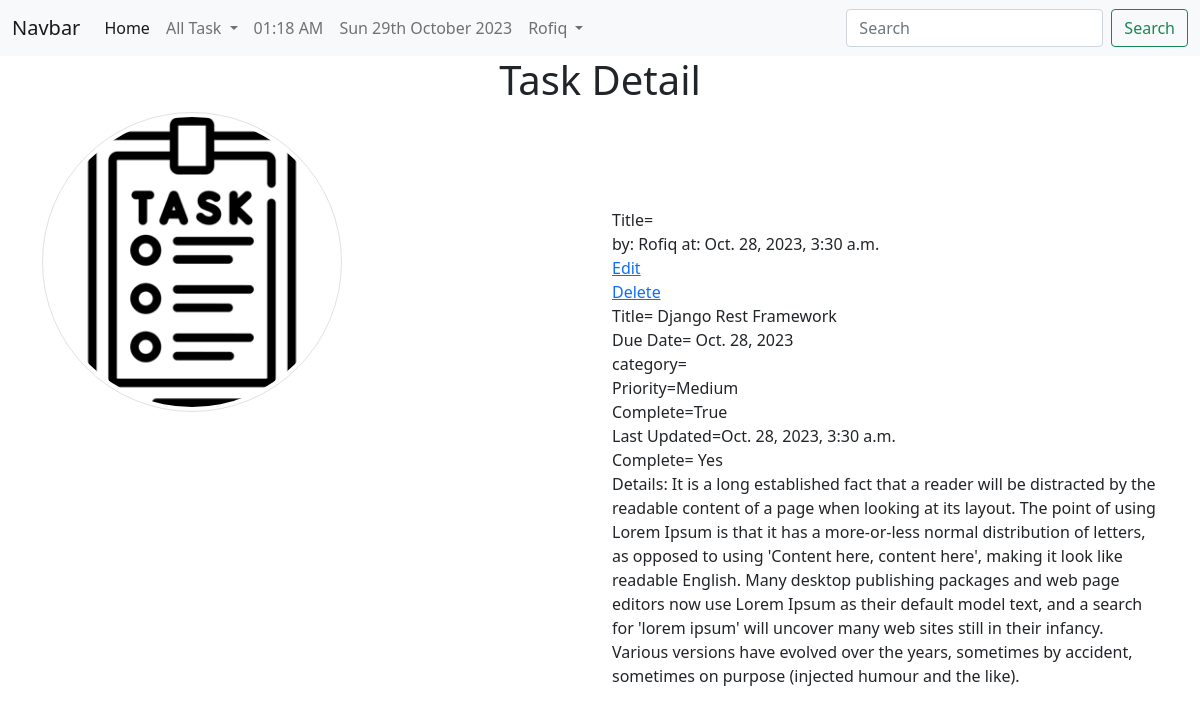
The app's page /task/taskdetail/2 (signed in) with its own data.
### task/models.py (models this page shows, shortened)
class Task(models.Model):
    PRIORITY_CHOICES = [
        ('Low', 'Low'),
        ('Medium', 'Medium'),
        ('High', 'High'),
    ]
    user            = models.ForeignKey(User, on_delete=models.CASCADE)
    title           = models.CharField(max_length=200)
    id              = models.AutoField(primary_key=True)
    image           = models.ImageField(default='default.jpg', upload_to='task/images')
    slug            = models.CharField(max_length=100,default=title)
    description     = models.TextField()
    due_date        = models.DateField()
    priority        = models.CharField(max_length=10, choices=PRIORITY_CHOICES, default='Low')
    completed       = models.BooleanField(default=False)
    created_at      = models.DateTimeField(auto_now_add=True)
    last_updated    = models.DateTimeField(auto_now=True, null=True, blank=True)

### task/views.py (the view)
# urls.py: path('taskdetail/<int:id>',TaskDetails.as_view(),name='taskdetail'),
class TaskDetails(DetailView):
    model = Task
    template_name = 'task/taskdetail.html'
    context_object_name = 'item'
    pk_url_kwarg = 'id'

### templates/task/taskdetail.html (shortened to what this page needs)
{% extends "basic.html" %}
{% block body %}
<div class="container">
    <h1 class="text-center">Task Detail</h1>
    <div class="row">
      <div class="col-md-6">
        <img src="{{item.image.url}}" alt="" style="width: 300px; height: 300px" class="rounded-circle img-thumbnail" />
      </div>
      <div class="col-md-6 my-5 py-5">
          Title={{item.lowercase}} <br />
          by: {{item.user.username}} at: {{item.created_at}} <br />
          {% if request.user == object.user %}
          <a href="{% url 'edittask' pk=item.id %}"> Edit</a> <br />
          <a href="{% url 'deletetask' pk=item.id %}">Delete</a> <br />
          {% endif %}
          Title= {{item.title}} <br />
          Due Date= {{item.due_date}} <br />
          category={{item.category}} <br />
          Priority={{item.priority}} <br />
          Complete={{item.completed }} <br />
          Last Updated={{item.last_updated}} <br />
          Complete= {% if item.completed %} Yes {% else %} No{% endif %} <br />
          <p>Details: {{item.description}}</p>
      </div>
{% endblock body%}

### templates/basic.html (shortened to what this page needs)
<!doctype html>
<html lang="en">
  <head>
    <link href="https://cdn.jsdelivr.net/npm/bootstrap@5.0.2/dist/css/bootstrap.min.css" rel="stylesheet">
  </head>
  <body>
   <nav class="navbar navbar-expand-lg navbar-light bg-light">
    <div class="container-fluid">
      <a class="navbar-brand" href="#">Navbar</a>
      <div class="collapse navbar-collapse" id="navbarSupportedContent">
        <ul class="navbar-nav me-auto mb-2 mb-lg-0">
          <li class="nav-item">
            <a class="nav-link active" aria-current="page" href="{% url 'homeview' %}">Home</a>
          </li>
          <li class="nav-item dropdown">
            <a class="nav-link dropdown-toggle" href="#" id="navbarDropdown" role="button" data-bs-toggle="dropdown" aria-expanded="false">
              All Task
            </a>
          </li>
          <li class="nav-item">
            <a class="nav-link" href="">{% now "h:i A" %}</a>
          </li>
          <li class="nav-item">
            <a class="nav-link" href="">{% now "D jS F Y" %}</a>
          </li>
          {% if user.is_authenticated %}
          <li class="nav-item dropdown">
            <a class="nav-link dropdown-toggle" href="#" id="navbarDropdown" role="button" data-bs-toggle="dropdown" aria-expanded="false">
              {{user.username}}
            </a>
          </li>
          {% endif %}
        </ul>
        <form class="d-flex">
          <input class="form-control me-2" type="search" placeholder="Search" aria-label="Search">
          <button class="btn btn-outline-success" type="submit">Search</button>
        </form>
      </div>
    </div>
  </nav>
    {% block body %}
    {% endblock body %}
  </body>
</html>

### records on screen
Task: image (picture), user.username "Rofiq", created_at "Oct. 28, 2023, 3:30 a.m.", title "Django Rest Framework", due_date "Oct. 28, 2023", priority "Medium", completed "True", last_updated "Oct. 28, 2023, 3:30 a.m.", description "It is a long established fact that a reader will be distracted by the readable content of a page when looking at its layout. The point of using Lorem Ipsum is that it has a more-or-less normal distribution of letters, as opposed to using 'Content here, content here', making it look like readable English. Many desktop publishing packages and web page editors now use Lorem Ipsum as their default model text, and a search for 'lorem ipsum' will uncover many web sites still in their infancy. Various versions have evolved over the years, sometimes by accident, sometimes on purpose (injected humour and the like)."

### other values on screen
{{ user.username }} "Rofiq"
